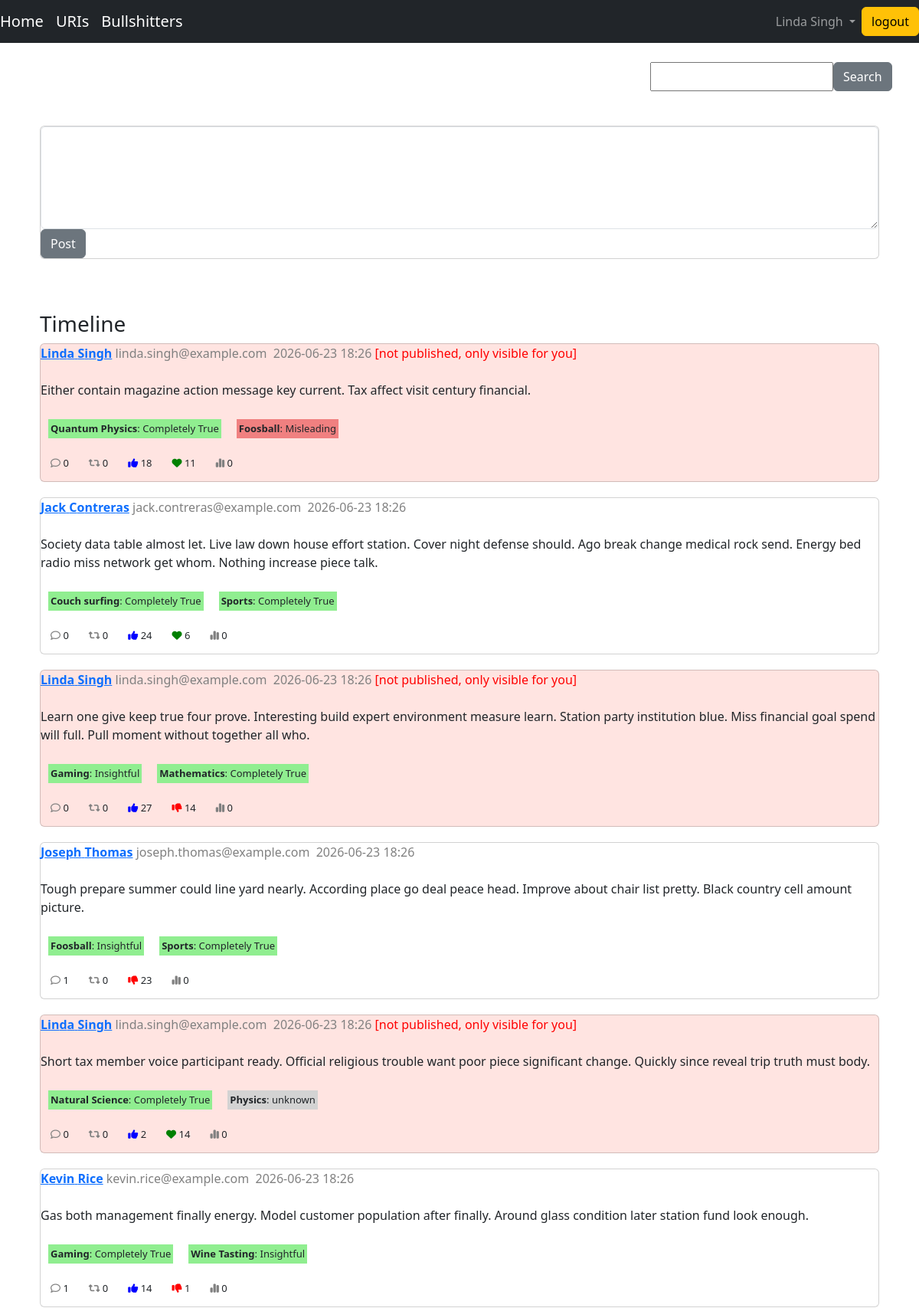
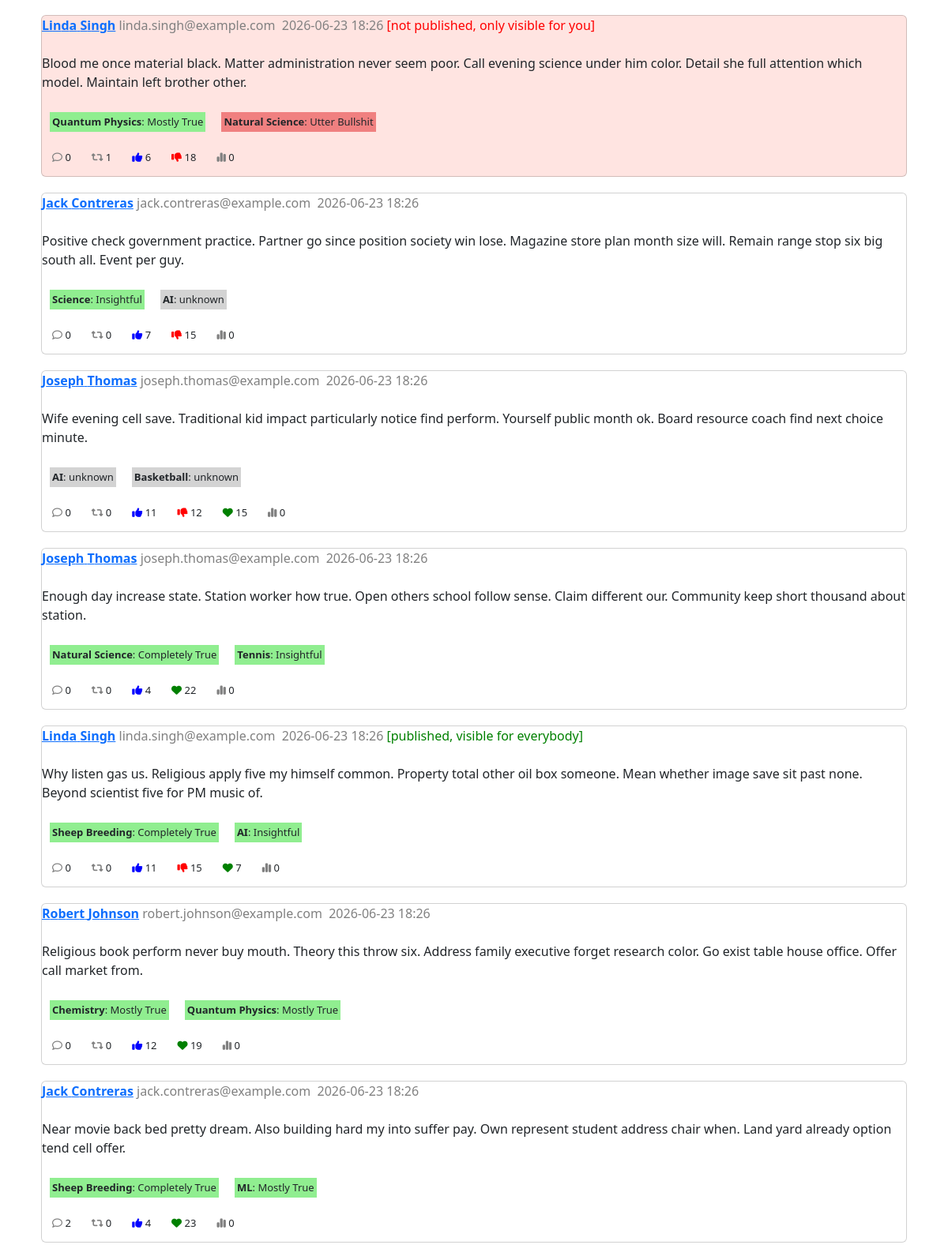
The page /sn/html/timeline (signed in, upper part) on the database its author committed (2 pictures, top to bottom).
### fame/models.py (models this page shows, shortened)
class FameUsers(AbstractUser):
    email = models.EmailField(unique=True)
    expertise_area = models.ManyToManyField(
        ExpertiseAreas, related_name="fame_of", through="Fame"
    )
    USERNAME_FIELD = "email"
    REQUIRED_FIELDS = []
    class Meta:
        db_table = "fame_users"

class ExpertiseAreas(models.Model):
    label = models.CharField(max_length=255)
    parent_expertise_area = models.ForeignKey(
        "self", on_delete=models.CASCADE, null=True, blank=True
    )
    class Meta:
        unique_together = ("label", "parent_expertise_area")
        db_table = "expertise_areas"

### socialnetwork/models.py (models this page shows, shortened)
class Posts(models.Model):
    content = models.CharField(max_length=42 * 42, null=False)
    author = models.ForeignKey("SocialNetworkUsers", on_delete=models.CASCADE)
    submitted = models.DateTimeField(auto_now_add=True)
    cites = models.ForeignKey(
        "self", on_delete=models.CASCADE, null=True, blank=True, related_name="cited_by"
    )
    replies_to = models.ForeignKey(
        "self",
        on_delete=models.CASCADE,
        null=True,
        blank=True,
        related_name="replied_to",
    )
    expertise_area_and_truth_ratings = models.ManyToManyField(
        ExpertiseAreas,
        symmetrical=False,
        related_name="classified_as",
        through="PostExpertiseAreasAndRatings",
    )
    user_ratings = models.ManyToManyField(
        SocialNetworkUsers,
        symmetrical=False,
        related_name="rated_by",
        through="UserRatings",
    )
    published = models.BooleanField(default=False)
    class Meta:
        ordering = ["-submitted"]
        unique_together = ("author", "submitted")
        db_table = "posts"

class TruthRatings(models.Model):
    name = models.CharField(max_length=42)
    numeric_value = models.IntegerField(null=False)
    class Meta:
        db_table = "truth_ratings"

### socialnetwork/views/html.py (the view)
# urls.py: path("html/timeline", timeline, name="timeline"),
@require_http_methods(["GET"])
@login_required
def timeline(request):
    if 'community_mode' not in request.session:
        request.session['community_mode'] = False
    keyword = request.GET.get("search", "")
    published = request.GET.get("published", True)
    error = request.GET.get("error", None)
    if keyword and keyword != "":
        context = {
            "posts": PostsSerializer(
                api.search(keyword, published=published), many=True
            ).data,
            "searchkeyword": keyword,
            "error": error,
            "followers": list(api.follows(_get_social_network_user(request.user)).values_list('id', flat=True)),
        }
    else:  # otherwise, use timeline method of API:
        context = {
            "posts": PostsSerializer(
                api.timeline(
                    _get_social_network_user(request.user),
                    published=published,
                ),
                many=True,
            ).data,
            "searchkeyword": "",
            "error": error,
            "followers": list(api.follows(_get_social_network_user(request.user)).values_list('id', flat=True)),
        }
    return render(request, "timeline.html", context=context)

### socialnetwork/api.py (called while the page is built)
def _get_social_network_user(user) -> SocialNetworkUsers:
    try:
        user = SocialNetworkUsers.objects.get(id=user.id)
    except SocialNetworkUsers.DoesNotExist:
        raise PermissionError("User does not exist")
    return user

def timeline(user: SocialNetworkUsers, start: int = 0, end: int = None, published=True, community_mode=False):
    if community_mode:
        user_communities = user.communities.all()   # 当前 user 是 community member 条件2
        posts = Posts.objects.filter(
            author__communities__in=user_communities, # 1
            expertise_area_and_truth_ratings__in=user_communities, #3
            author__communities=F("expertise_area_and_truth_ratings"), # same comm
        ).filter(
                Q(published=published) | Q(author=user) # 4
            ).distinct().order_by("-submitted")
    else:
        _follows = user.follows.all()
        posts = Posts.objects.filter(
            (Q(author__in=_follows) & Q(published=published)) | Q(author=user)
        ).order_by("-submitted")
    if end is None:
        return posts[start:]
    else:
        return posts[start:end+1]

def follows(user: SocialNetworkUsers, start: int = 0, end: int = None):
    _follows = user.follows.all()
    if end is None:
        return _follows[start:]
    else:
        return _follows[start:end+1]

### socialnetwork/serializers.py (called while the page is built)
    def get_expertise_area_and_truth_ratings(self, post: Posts):
        ret = {}
        for pear in post.postexpertiseareasandratings_set.all():
            if pear.truth_rating is None:
                ret[pear.expertise_area.label] = {
                    "name": "unknown",
                    "numeric_value": 0,
                }
            else:
                ret[pear.expertise_area.label] = {
                    "name": pear.truth_rating.name,
                    "numeric_value": pear.truth_rating.numeric_value,
                }
        return ret

    def get_citations(self, post: Posts):
        return Posts.objects.filter(cites=post).count()

    def get_replies(self, post: Posts):
        return Posts.objects.filter(replies_to=post).count()

    def get_date_submitted(self, post: Posts):
        return post.submitted.strftime("%Y-%m-%d %H:%M")

    def get_user_ratings(self, post: Posts):
        ret = {}
        for pur in post.userratings_set.values("type").annotate(score=Sum("score")):
            ret[pur["type"]] = pur["score"]
        return ret

### socialnetwork/templates/timeline.html (shortened to what this page needs)
{% extends "base.html" %}
{% load static %}
{% load highlight %}
{% block body %}
    <br>
    <div class="card"
         style="margin-bottom: 20px; border-color: white; width: 300px; margin-left: auto; margin-right: 40px;">
        <form action="/sn/html/timeline" method="get">
            <div class="flex-container">
                <input type="text" name="search" placeholder={{ searchkeyword }}>
                <button type="submit" class="btn btn-secondary">Search</button>
            </div>
        </form>
    </div>
    <br>
    <div class="card" style="margin-bottom: 20px; margin-left: 40px; margin-right: 40px;">
        <form action="/sn/api/posts" method="post">
            <textarea class="form-control" rows="5" name="text"></textarea>
            <button type="submit" class="btn btn-secondary">Post</button>
        </form>
    </div>
    <br>
    <br>
    <h3 style="margin-left: 40px">Timeline</h3>
    {% for post in posts %}
        <div class="card"
             style="margin-bottom: 20px; margin-left: 40px; margin-right: 40px; background-color: {% if post.published %}white{% else %}mistyrose{% endif %};">
            <div class="flex-container">
                <b><a href="/fame/html/fame?userid={{ post.author.id }}">{{ post.author.name|highlight:searchkeyword }}
                </b></a>&nbsp;
                <span style="color:gray">{{ post.author.email|highlight:searchkeyword }}</span>&nbsp;&nbsp;
                <span style="color:gray">{{ post.date_submitted }}</span>
                {% if not post.published %}
                    <span style="color:red">&nbsp;[not published, only visible for you]</span>
                {% endif %}
                {% if post.published and post.author.id == request.user.id %}
                    <span style="color:green">&nbsp;[published, visible for everybody]</span>
                {% endif %}
            </div>&nbsp;<br>
            <p>{{ post.content|highlight:searchkeyword }}</p>
            <div class="flex-container">
                {% for key,value in post.expertise_area_and_truth_ratings.items %}
                    {% if value.numeric_value < 0 %}
                        <div class="bullshit"><b>{{ key }}</b>: {{ value.name }}</div>
                    {% elif value.numeric_value > 0 %}
                        <div class="ok"><b>{{ key }}</b>: {{ value.name }}</div>
                    {% else %}
                        <div class="neutral"><b>{{ key }}</b>: {{ value.name }}</div>
                    {% endif %}
                {% endfor %}<br>
            </div>
            <div class="flex-container">
                <div><i class="fa-regular fa-comment" style="color:gray;"></i> {{ post.citations }}</div>
                <div><i class="fa-solid fa-retweet" style="color:gray;"></i> {{ post.replies }}</div>
                {% for key,value in post.user_ratings.items %}
                    {% if key == "A" %}
                        <div><i class="fa-solid fa-thumbs-up" style="color:blue;"></i>&nbsp;{{ value }}</div>
                    {% elif key == "L" %}
                        <div><i class="fa-solid fa-heart" style="color:green;"></i>&nbsp;{{ value }}</div>
                    {% elif key == "D" %}
                        <div><i class="fa-solid fa-thumbs-down" style="color:red;"></i> {{ value }}</div>
                    {% endif %}
                {% endfor %}
                <div><i class="fa-solid fa-chart-simple" style="color:gray;"></i> 0</div>
            </div>
        </div>
    {% endfor %}
    <br><br>
{% endblock %}

### socialnetwork/templates/base.html (shortened to what this page needs)
{% load static %}
<!doctype html>
<html>
<head>
    <link
            rel="stylesheet"
            href="{% static 'bootstrap.min.css' %}"
    />
    <link
            rel="stylesheet"
            type="text/css"
            href="{% static 'bootstrap-icons.css' %}"
    />
    <link
            rel="stylesheet"
            href="{% static 'fa/css/all.min.css' %}"
    />
    <link rel="stylesheet" href="{% static 'main.css' %}"/>
</head>
<body class="d-flex flex-column min-vh-100">
<div class="body-content">
    <header>
        <nav class="navbar navbar-expand-md navbar-dark bg-dark">
            <ul class="navbar-nav">
                {% if user.is_authenticated %}
                    <li class="nav-item active">
                        <a class="navbar-brand" href="{% url 'sn:timeline' %}">Home</a>
                    </li>
                    <li class="nav-item active">
                        <a class="navbar-brand" href="{% url 'home' %}">URIs</a>
                    </li>
                    <li class="nav-item active">
                        <a class="navbar-brand" href="{% url 'sn:bullshitters' %}">Bullshitters</a>
                    </li>
                {% endif %}
            </ul>
            <ul class="navbar-nav ms-auto">
                <li class="nav-item dropdown">
                    <a class="nav-link dropdown-toggle" href="#" role="button" data-bs-toggle="dropdown"
                       aria-expanded="false" data-testid="navbar_user_section">
                        {% if user.is_authenticated %}
                            <span>{{ request.user.first_name }} {{ request.user.last_name }}</span>
                        {% else %}
                            <span>Not logged in</span>
                        {% endif %}
                    </a>
            </ul>
            {% if user.is_authenticated %}
                <form method="post" action="{% url 'logout' %}">
                    <button type="submit" class="btn btn-warning">logout</button>
                </form>
            {% endif %}
        </nav>
    </header>
    <div id="wrap">
        <div class="container-fluid" id="main">
            {% block body %} {% endblock %}
        </div>
    </div>
</div>
</body>
</html>

### assets/main.css (style rules this page uses)
html { overflow-y: scroll; height: 100%; width: 100%; }
body { height: 100%; width: 100%; }
.flex-container { display: flex; }
.flex-container > div { margin: 10px; padding: 3px; font-size: 13px; }
.bullshit { background-color: lightcoral; }
.ok { background-color: lightgreen; }
.neutral { background-color: lightgray; }

### rows shown on the page
FameUsers: user.first_name "Linda", user.last_name "Singh", author.email|highlight "l i n d a . s i n g h @ e x a m p l e . c o m" "l i n d a . s i n g h @ e x a m p l e . c o m" "l i n d a . s i n g h @ e x a m p l e . c o m" "l i n d a . s i n g h @ e x a m p l e . c o m" "l i n d a . s i n g h @ e x a m p l e . c o m"
Posts: content|highlight "E i t h e r c o n t a i n m a g a z i n e a c t i o n m e s s a g e k e y c u r r e n t . T a x a f e c t v i s i t c e n t u r y f n a n c i a l ."
ExpertiseAreas: expertise_area_and_truth_ratings "Quantum Physics" "Quantum Physics" "Quantum Physics"
TruthRatings: name "Completely True" "Completely True" "Completely True" "Completely True" "Completely True" "Completely True" "Completely True" "Completely True" "Completely True" "Completely True"
ExpertiseAreas: expertise_area_and_truth_ratings "Foosball", expertise_area_and_truth_ratings "Foosball"
TruthRatings: name "Misleading"
FameUsers: author.email|highlight "j a c k . c o n t r e r a s @ e x a m p l e . c o m" "j a c k . c o n t r e r a s @ e x a m p l e . c o m" "j a c k . c o n t r e r a s @ e x a m p l e . c o m"
Posts: content|highlight "S o c i e t y d a t a t a b l e a l m o s t l e t . L i v e l a w d o w n h o u s e e f o r t s t a t i o n . C o v e r n i g h t d e f e n s e s h o u l d . A g o b r e a k c h a n g e m e d i c a l r o c k s e n d . E n e r g y b e d r a d i o m i s s n e t w o r k g e t w h o m . N o t h i n g i n c r e a s e p i e c e t a l k ."
ExpertiseAreas: expertise_area_and_truth_ratings "Couch surfing"
ExpertiseAreas: expertise_area_and_truth_ratings "Sports" "Sports"
Posts: content|highlight "L e a r n o n e g i v e k e e p t r u e f o u r p r o v e . I n t e r e s t i n g b u i l d e x p e r t e n v i r o n m e n t m e a s u r e l e a r n . S t a t i o n p a r t y i n s t i t u t i o n b l u e . M i s s f n a n c i a l g o a l s p e n d w i l l f u l l . P u l l m o m e n t w i t h o u t t o g e t h e r a l l w h o ."
ExpertiseAreas: expertise_area_and_truth_ratings "Gaming" "Gaming"
TruthRatings: name "Insightful" "Insightful" "Insightful" "Insightful" "Insightful" "Insightful"
ExpertiseAreas: expertise_area_and_truth_ratings "Mathematics"
FameUsers: author.email|highlight "j o s e p h . t h o m a s @ e x a m p l e . c o m" "j o s e p h . t h o m a s @ e x a m p l e . c o m" "j o s e p h . t h o m a s @ e x a m p l e . c o m"
Posts: content|highlight "T o u g h p r e p a r e s u m m e r c o u l d l i n e y a r d n e a r l y . A c c o r d i n g p l a c e g o d e a l p e a c e h e a d . I m p r o v e a b o u t c h a i r l i s t p r e t t y . B l a c k c o u n t r y c e l l a m o u n t p i c t u r e ."
Posts: content|highlight "S h o r t t a x m e m b e r v o i c e p a r t i c i p a n t r e a d y . O f c i a l r e l i g i o u s t r o u b l e w a n t p o o r p i e c e s i g n i f c a n t c h a n g e . Q u i c k l y s i n c e r e v e a l t r i p t r u t h m u s t b o d y ."
ExpertiseAreas: expertise_area_and_truth_ratings "Natural Science" "Natural Science", expertise_area_and_truth_ratings "Natural Science"
ExpertiseAreas: expertise_area_and_truth_ratings "Physics"
FameUsers: author.email|highlight "k e v i n . r i c e @ e x a m p l e . c o m"
Posts: content|highlight "G a s b o t h m a n a g e m e n t f n a l l y e n e r g y . M o d e l c u s t o m e r p o p u l a t i o n a f t e r f n a l l y . A r o u n d g l a s s c o n d i t i o n l a t e r s t a t i o n f u n d l o o k e n o u g h ."
ExpertiseAreas: expertise_area_and_truth_ratings "Wine Tasting"
Posts: content|highlight "B l o o d m e o n c e m a t e r i a l b l a c k . M a t t e r a d m i n i s t r a t i o n n e v e r s e e m p o o r . C a l l e v e n i n g s c i e n c e u n d e r h i m c o l o r . D e t a i l s h e f u l l a t t e n t i o n w h i c h m o d e l . M a i n t a i n l e f t b r o t h e r o t h e r ."
TruthRatings: name "Mostly True" "Mostly True" "Mostly True" "Mostly True"
TruthRatings: name "Utter Bullshit"
Posts: content|highlight "P o s i t i v e c h e c k g o v e r n m e n t p r a c t i c e . P a r t n e r g o s i n c e p o s i t i o n s o c i e t y w i n l o s e . M a g a z i n e s t o r e p l a n m o n t h s i z e w i l l . R e m a i n r a n g e s t o p s i x b i g s o u t h a l l . E v e n t p e r g u y ."
ExpertiseAreas: expertise_area_and_truth_ratings "Science"
ExpertiseAreas: expertise_area_and_truth_ratings "AI" "AI", expertise_area_and_truth_ratings "AI"
Posts: content|highlight "W i f e e v e n i n g c e l l s a v e . T r a d i t i o n a l k i d i m p a c t p a r t i c u l a r l y n o t i c e f n d p e r f o r m . Y o u r s e l f p u b l i c m o n t h o k . B o a r d r e s o u r c e c o a c h f n d n e x t c h o i c e m i n u t e ."
ExpertiseAreas: expertise_area_and_truth_ratings "Basketball"
Posts: content|highlight "E n o u g h d a y i n c r e a s e s t a t e . S t a t i o n w o r k e r h o w t r u e . O p e n o t h e r s s c h o o l f o l l o w s e n s e . C l a i m d i f e r e n t o u r . C o m m u n i t y k e e p s h o r t t h o u s a n d a b o u t s t a t i o n ."
ExpertiseAreas: expertise_area_and_truth_ratings "Tennis"
Posts: content|highlight "W h y l i s t e n g a s u s . R e l i g i o u s a p p l y f v e m y h i m s e l f c o m m o n . P r o p e r t y t o t a l o t h e r o i l b o x s o m e o n e . M e a n w h e t h e r i m a g e s a v e s i t p a s t n o n e . B e y o n d s c i e n t i s t f v e f o r P M m u s i c o f ."
ExpertiseAreas: expertise_area_and_truth_ratings "Sheep Breeding" "Sheep Breeding"
FameUsers: author.email|highlight "r o b e r t . j o h n s o n @ e x a m p l e . c o m"
Posts: content|highlight "R e l i g i o u s b o o k p e r f o r m n e v e r b u y m o u t h . T h e o r y t h i s t h r o w s i x . A d d r e s s f a m i l y e x e c u t i v e f o r g e t r e s e a r c h c o l o r . G o e x i s t t a b l e h o u s e o f c e . O f e r c a l l m a r k e t f r o m ."
ExpertiseAreas: expertise_area_and_truth_ratings "Chemistry"
Posts: content|highlight "N e a r m o v i e b a c k b e d p r e t t y d r e a m . A l s o b u i l d i n g h a r d m y i n t o s u f e r p a y . O w n r e p r e s e n t s t u d e n t a d d r e s s c h a i r w h e n . L a n d y a r d a l r e a d y o p t i o n t e n d c e l l o f e r ."
ExpertiseAreas: expertise_area_and_truth_ratings "ML"

### other values the page prints
{{ post.author.name|highlight:searchkeyword }} "L i n d a S i n g h" "J a c k C o n t r e r a s" "L i n d a S i n g h" "J o s e p h T h o m a s" "L i n d a S i n g h" "K e v i n R i c e" "L i n d a S i n g h" "J a c k C o n t r e r a s" "J o s e p h T h o m a s" "J o s e p h T h o m a s" "L i n d a S i n g h" "R o b e r t J o h n s o n" "J a c k C o n t r e r a s"
{{ post.date_submitted }} "2026-06-23 18:26" "2026-06-23 18:26" "2026-06-23 18:26" "2026-06-23 18:26" "2026-06-23 18:26" "2026-06-23 18:26" "2026-06-23 18:26" "2026-06-23 18:26" "2026-06-23 18:26" "2026-06-23 18:26" "2026-06-23 18:26" "2026-06-23 18:26" "2026-06-23 18:26"
{{ post.citations }} "0" "0" "0" "1" "0" "1" "0" "0" "0" "0" "0" "0" "2"
{{ post.replies }} "0" "0" "0" "0" "0" "0" "1" "0" "0" "0" "0" "0" "0"
{{ value }} "18" "24" "27" "2" "14" "6" "7" "11" "4" "11" "12" "4"
{{ value }} "11" "6" "14" "15" "22" "7" "19" "23"
{{ value }} "14" "23" "1" "18" "15" "12" "15"
{{ value.name }} "unknown" "unknown" "unknown" "unknown"
